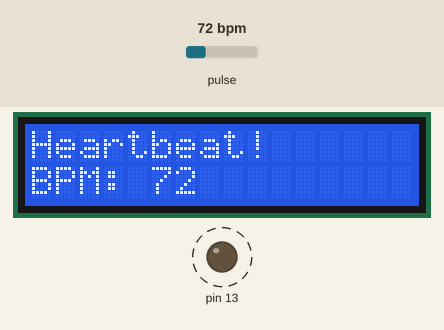
Bench run of a sketch on a simulated Arduino Uno, built with avr-gcc and run on an emulated ATmega328P. On the bench: 16×2 character LCD, output pins drawn as LEDs (lit = HIGH). Dashed ring = blinking. The inputs (shaded band) are chosen by the test bench; at power-on: pulse 72 bpm. What the sketch prints to the serial monitor is not drawn.

Above: at 1.4 s.
1.5 s: pulse set to 42 bpm
At 2.8 s:
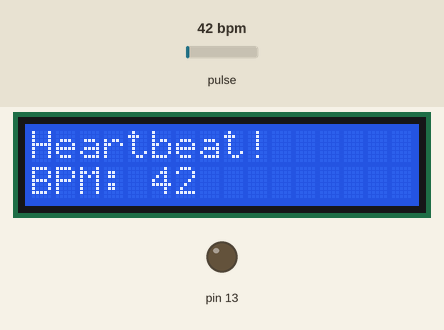
3.9 s: pulse set to 100 bpm
At 4.44 s:
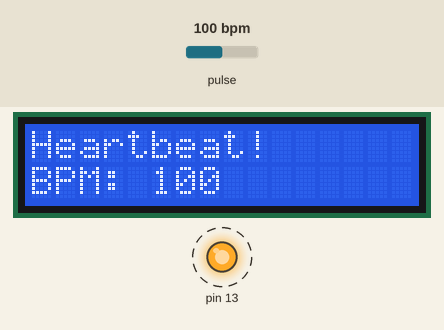
5.8 s: pulse set to 70 bpm
At 7.1 s:
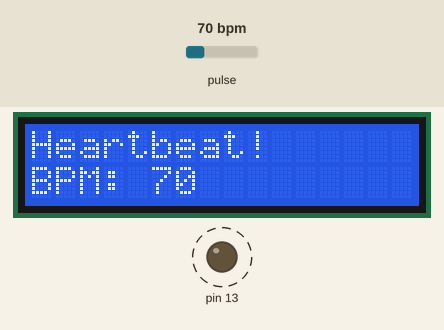
Timing chart, 0 to 14.1 s (numbered marks = the images above; inputs shaded):
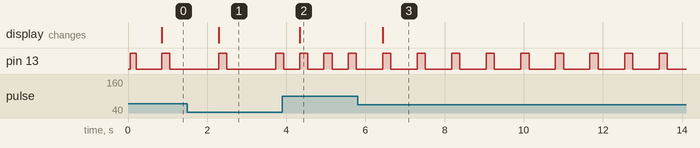

Measured:
- after the input at 1.5 s, the display: changes after 0.79 s (image 1)
- after the input at 3.9 s, the display: changes after 0.44 s (image 2)
- after the input at 5.8 s, pin 13: alternates HIGH for 0.21 s and LOW for 0.67 s, starting after 0.63 s; the display: changes after 0.64 s (image 3)

The sketch:

bpm_display.ino
```cpp
#include <LiquidCrystal.h>
#include <PulseSensorPlayground.h>

const int PulseWire = A0;
const int LED = 13;
int Threshold = 550;

PulseSensorPlayground pulseSensor;

// initialize the library with the numbers of the interface pins
LiquidCrystal lcd(12, 11, 5, 4, 3, 2);

void setup() {
  Serial.begin(9600);

  lcd.begin(16, 2);  // set up the LCD's number of columns and rows

  pulseSensor.analogInput(PulseWire);
  pulseSensor.blinkOnPulse(LED);
  pulseSensor.setThreshold(Threshold);

  if (pulseSensor.begin()) {
    Serial.println("We created a pulseSensor Object !");
  }
}

void loop() {
  if (pulseSensor.sawStartOfBeat()) {
    int myBPM = pulseSensor.getBeatsPerMinute();
    lcd.clear();  // clear the LCD screen
    lcd.setCursor(0, 0);  // set the cursor to column 0, row 0
    lcd.print("Heartbeat!");  // Print a message to the LCD
    lcd.setCursor(0, 1);  // set the cursor to column 0, row 1
    lcd.print("BPM: ");
    lcd.print(myBPM);  // Print the BPM value to the LCD

    Serial.println("♥  A HeartBeat Happened ! ");
    Serial.print("BPM: ");
    Serial.println(myBPM);
  }

  delay(20);
}
```
